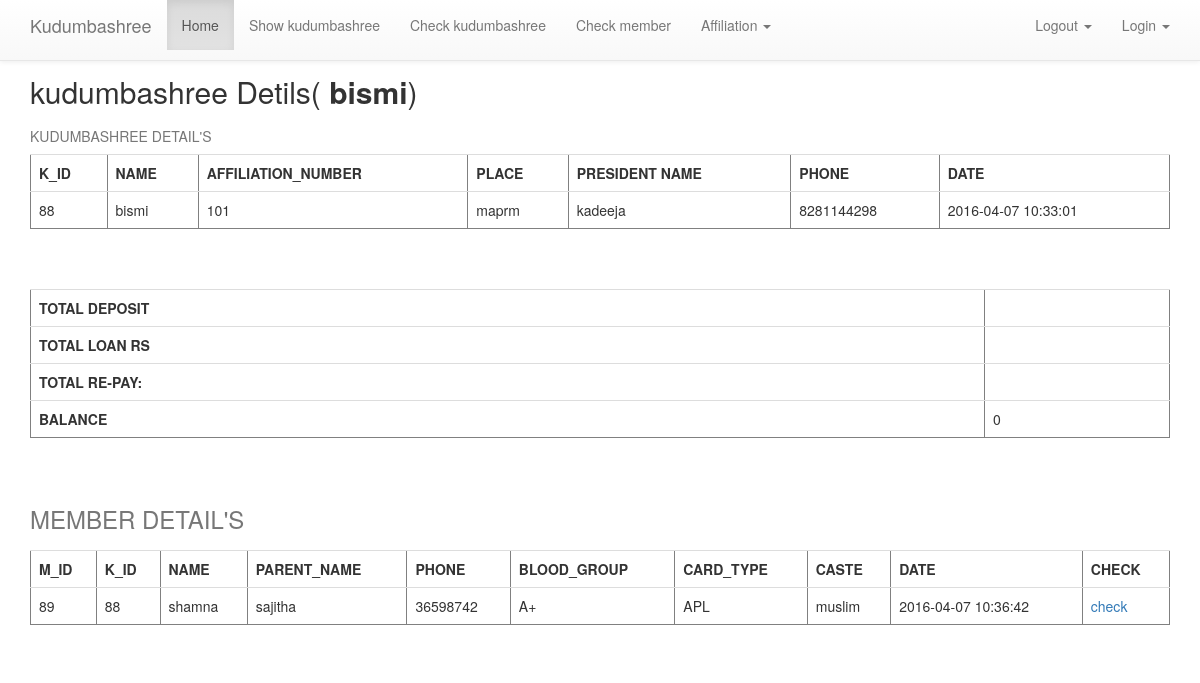
Screenshot of /pcheck kudumbashree new.php?id=88 (signed in) with the database file from the repository.
### tables this page shows
CREATE TABLE IF NOT EXISTS `sign_up_kudumbashree` (
  `k_id` int(200) NOT NULL AUTO_INCREMENT,
  `name` varchar(200) DEFAULT NULL,
  `affiliation_number` varchar(200) DEFAULT NULL,
  `place` varchar(200) DEFAULT NULL,
  `presi_secre_name` varchar(200) DEFAULT NULL,
  `phone` varchar(200) DEFAULT NULL,
  `date` varchar(200) DEFAULT NULL,
  PRIMARY KEY (`k_id`),
  UNIQUE KEY `k_id_3` (`k_id`,`affiliation_number`),
  UNIQUE KEY `k_id_4` (`k_id`,`affiliation_number`),
  KEY `affiliation_number` (`affiliation_number`),
  KEY `k_id` (`k_id`),
  KEY `k_id_2` (`k_id`)
);

CREATE TABLE IF NOT EXISTS `member_add` (
  `m_id` int(200) NOT NULL AUTO_INCREMENT,
  `k_id` int(200) DEFAULT NULL,
  `name` varchar(200) DEFAULT NULL,
  `parent_name` varchar(200) DEFAULT NULL,
  `dob_day` varchar(200) DEFAULT NULL,
  `dob_month` varchar(200) DEFAULT NULL,
  `dob_year` varchar(200) DEFAULT NULL,
  `phone` varchar(200) DEFAULT NULL,
  `blood_group` varchar(200) DEFAULT NULL,
  `card_type` varchar(200) DEFAULT NULL,
  `caste` varchar(200) DEFAULT NULL,
  `date` varchar(200) NOT NULL,
  PRIMARY KEY (`m_id`),
  UNIQUE KEY `m_id_2` (`m_id`,`k_id`),
  KEY `k_id` (`k_id`),
  KEY `m_id` (`m_id`)
);

### pcheck kudumbashree new.php (the view, shortened to what this page needs)
<!DOCTYPE html>
<html>
<head>
 	<?php
	include 'includes/punchayath_header.php';
	include 'includes/db_connection.php';
	$kudk_id=$_GET['id'];
	?>
</head>
<body class="pad_top">
<div class="container">
<?php
$query = "select name from sign_up_kudumbashree where k_id = $kudk_id";
$result = mysqli_query($connection,$query);
while($user = mysqli_fetch_assoc($result))
{
$kudu_name=$user['name'];
}
echo "<h2>kudumbashree Detils(<b>$kudu_name</b>)</h2>";
$query = "select * from sign_up_kudumbashree where k_id=$kudk_id";
$result = mysqli_query($connection,$query);
echo "<center>";
if($result)
{
	echo "<table class='table' border='1' cellspacing=10px>";
	echo "<caption>KUDUMBASHREE DETAIL'S</caption>";
	ECHO "<tr>";
	echo "<TH>"."K_ID"."</TH>";
	echo "<th>"."NAME"."</th>";
	echo "<th>"."AFFILIATION_NUMBER"."</th>";
	echo "<th>"."PLACE"."</th>";
	echo "<th>"."PRESIDENT NAME"."</th>";
	echo "<th>"."PHONE"."</th>";
	echo "<th>"."DATE"."</th>";
	echo "</tr>";
while($user = mysqli_fetch_assoc($result))
{
	echo "<tr>";
	echo "<td>";
	echo $user['k_id'];
	echo "</td>";
	echo "<td>";
	echo $user['name'];
	echo "</td>";
	echo "<td>";
	echo $user['affiliation_number'];
	echo "</td>";
	echo "<td>";
	echo $user['place'];
	echo "</td>";
	echo "<td>";
	echo $user['presi_secre_name'];
	echo "</td>";
	echo "<td>";
	echo $user['phone'];
	echo "</td>";echo "<td>";
	echo $user['date'];
	echo "</td>";
}}
echo "</table>";
$smquery="select sum(amount) from member_deposit where k_id=$kudk_id";
$smresult=mysqli_query($connection,$smquery);
while($smrow=mysqli_fetch_array($smresult))
	{
		$pdeposit_kudumbashree=$smrow['sum(amount)'];
	}
$smquery="select sum(amount) from loan_repay where k_id = $kudk_id";
$smresult=mysqli_query($connection,$smquery);
while($smrow=mysqli_fetch_array($smresult))
	{
		$smsum_repay=$smrow['sum(amount)'];
	}
$smquery="select sum(amount) from member_loan where k_id=$kudk_id";
$smresult=mysqli_query($connection,$smquery);
while($smrow=mysqli_fetch_array($smresult))
	{
		$smsum_loan=$smrow['sum(amount)'];
	}
$blnc=$smsum_loan-$smsum_repay;
ECHO "<table class='table' border=1 cellspacing=5 cellpadding=5><tr><th>TOTAL DEPOSIT</th><td>$pdeposit_kudumbashree</td></tr>
<tr><th>TOTAL LOAN RS</th><td>$smsum_loan</td>
</tr><tr><th>TOTAL RE-PAY:</th><td>$smsum_repay</td></tr>
<tr><TH>BALANCE</TH><td>$blnc</td></tr></table>";
$query = "select * from member_add where k_id=$kudk_id";
$result = mysqli_query($connection,$query);
if($result)
{
	echo "<table class='table' border='1'cellpadding=5px>";
	echo "<caption><h3 id='MEMBER DETAIL'>MEMBER DETAIL'S</h3></caption>";
	ECHO "<tr>";
	echo "<TH>"."M_ID"."</TH>";
	echo "<th>"."K_ID"."</th>";
	echo "<th>"."NAME"."</th>";
	echo "<th>"."PARENT_NAME"."</th>";
	echo "<th>"."PHONE"."</th>";
	echo "<th>"."BLOOD_GROUP"."</th>";
	echo "<th>"."CARD_TYPE"."</th>";
	echo "<th>"."CASTE"."</th>";
	echo "<th>"."DATE"."</th>";
	echo "<th>"."CHECK"."</th>";
	echo "</tr>";
while($user = mysqli_fetch_assoc($result))
{
	echo "<tr>";
	echo "<td>";
	echo $user['m_id'];
	echo "</td>";
	echo "<td>";
	echo $user['k_id'];
	echo "</td>";
	echo "<td>";
	echo $user['name'];
	echo "</td>";
	echo "<td>";
	echo $user['parent_name'];
	echo "</td>";
	echo "<td>";
	echo $user['phone'];
	echo "</td>";
	echo "<td>";
	echo $user['blood_group'];
	echo "</td>";
	echo "<td>";
	echo $user['card_type'];
	echo "</td>";
	echo "<td>";
	echo $user['caste'];
	echo "</td>";
	echo "<td>";
	echo $user['date'];
	echo "</td>";
	echo "<td>";
	echo "<a href='pcheck_member2.php?id=".$user['m_id']."'>check</a>";
	echo "</td>";
	echo "</tr>";
}
echo "</table>";
}
?>
</div>
</body>
</html>

### css/styles.css (style rules this page uses)
.pad_top { padding-top: 35px; }
.container { padding-bottom: 10px; }

### rows the page displays
sign_up_kudumbashree: name "bismi", k_id "88", affiliation_number "101", place "maprm", presi_secre_name "kadeeja", phone "8281144298", date "2016-04-07 10:33:01"
member_add: m_id "89", k "88", name "shamna", parent_name "sajitha", phone "36598742", blood_group "A+", card_type "APL", caste "muslim", date "2016-04-07 10:36:42"

### other values shown
$blnc "0"
